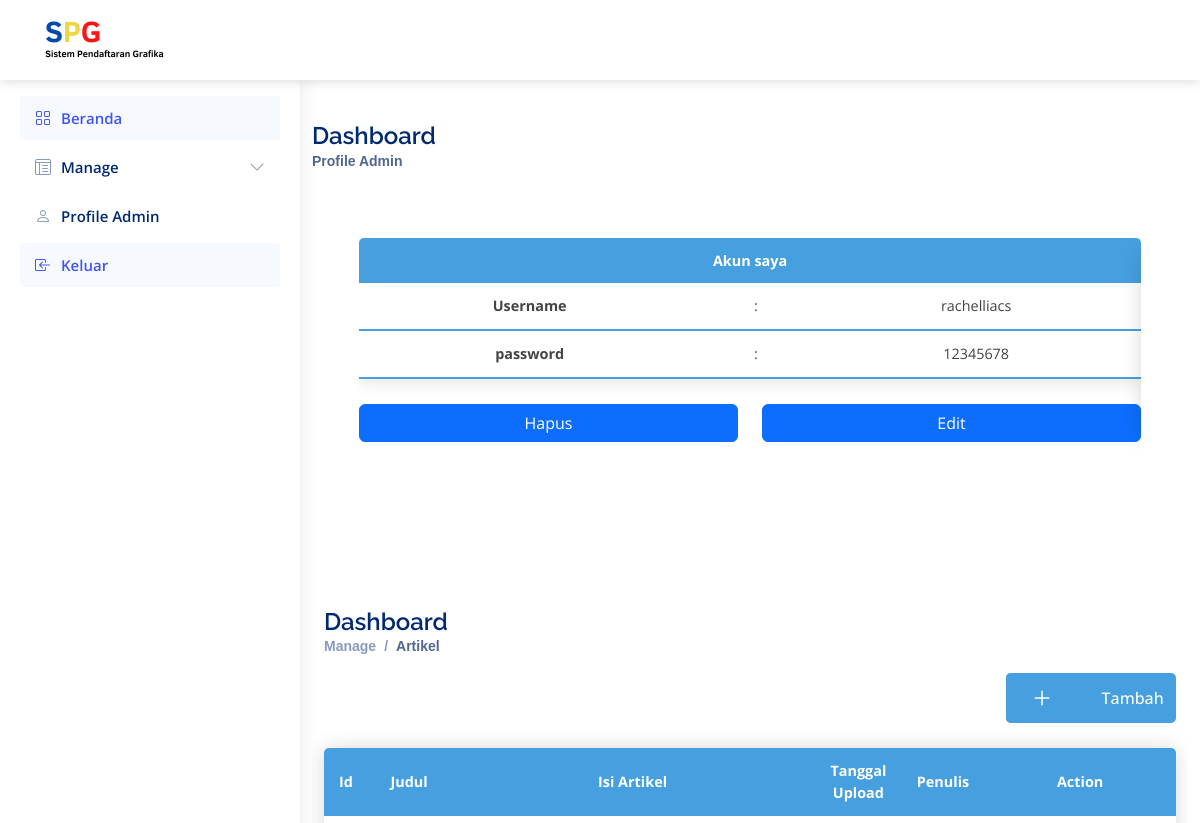
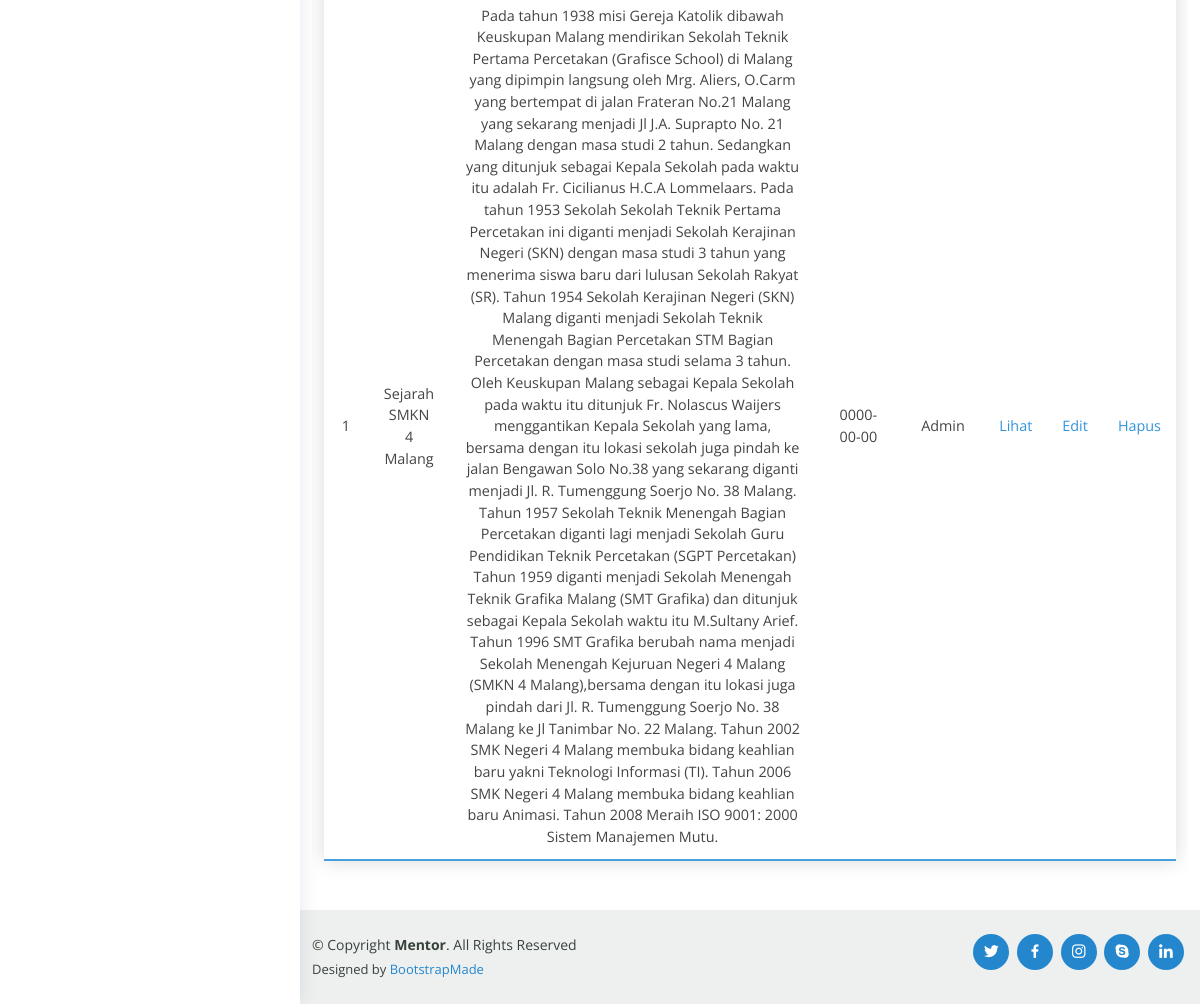
The app's page /index.php?page=akun with its own data (2 pictures, top to bottom).
### tables this page shows
CREATE TABLE `tbl_artikel` (
  `id` int(25) NOT NULL,
  `title` text NOT NULL,
  `content` text NOT NULL,
  `tgl_upload` date NOT NULL,
  `writer` text NOT NULL
);

### page/artikel.php (the view, shortened to what this page needs)
<div class="container">
    <?php
    include "koneksi.php";
    if (isset($_GET['page'])) {
        @$aksi = $_GET['aksi'];
        switch ($aksi) {
            default:
                $query = "SELECT * FROM tbl_artikel";
                $hasil = mysqli_query($koneksi, $query);
    ?>
    <section class="section register min-vh-80 d-flex flex-column align-items-center justify-content-center py-4">
        <div class="container mt-5">
            <div class="pagetitle">
                <h1>Dashboard</h1>
                <nav>
                    <ol class="breadcrumb">
                        <li class="breadcrumb-item ">Manage</li>
                        <li class="breadcrumb-item active">Artikel</li>
                    </ol>
                </nav>
            </div>
            <form>
                <div class="d-flex flex-column align-items-end mt-auto mb-auto">
                    <button type="button" class="button2">
                        <span class="button1__icon">
                            <ion-icon name="add"></ion-icon>
                        </span>
                        <span class="button1__text"><a href="?page=artikel&aksi=add">Tambah</a></span>
                    </button>
                </div>
                <table class="content-table">
                    <thead>
                        <tr>
                            <th>Id</th>
                            <th>Judul</th>
                            <th>Isi Artikel</th>
                            <th>Tanggal Upload</th>
                            <th>Penulis</th>
                            <th colspan="3">Action</th>
                        </tr>
                    </thead>
                    <?php
                    $no=1;
                    while ($data = mysqli_fetch_array($hasil)) { ?>
                    <tbody>
                        <tr>
                            <td><?php echo $no++; ?></td>
                            <td><?php echo $data['title']; ?></td>
                            <td><?php echo $data['content']; ?></td>
                            <td><?php echo $data['tgl_upload']; ?></td>
                            <td><?php echo $data['writer']; ?></td>
                            <td><a class="a1" href="?page=artikel&aksi=view&id=<?php echo $data['id']; ?>">Lihat</a></td>
                            <td><a class="a1" href="?page=artikel&aksi=update&id=<?php echo $data['id']; ?>">Edit</a></td>
                            <td><a class="a1" href="?page=artikel&aksi=delete&id=<?php echo $data['id']; ?>" onclick="returnconfirm('apakah anda yakin menghapus data?')">Hapus</a></td>
                    </tbody>
                    <?php
                    }
                    ?>
                </table>
    <?php
    break;
    }
    }
    ?>
            </form>
        </div>
    </section>
</div>

### page/akun.php (shortened to what this page needs)
<section class="section register min-vh-80 d-flex flex-column align-items-center justify-content-center py-4">
    <div class="container mt-5">
        <div class="pagetitle">
            <h1>Dashboard</h1>
            <nav>
                <ol class="breadcrumb">
                    <li class="breadcrumb-item active">Profile Admin</li>
                </ol>
            </nav>
        </div>
        <div class="container">
        <?php
        include "koneksi.php";
        if (isset($_GET['page'])) {
            @$aksi = $_GET['aksi'];
            switch ($aksi) {
                default:
                    $query = "SELECT * FROM tbl_admin";
                    $hasil = mysqli_query($koneksi, $query);
                    $data = mysqli_fetch_array($hasil)
        ?>
        <div class="container1">
            <div class="form-outer">
                <form>
                    <div class="page slide-page">
                        <table class="content-table mt-auto">
                            <thead>
                                <tr>
                                    <th colspan="3">Akun saya</th>
                                </tr>
                            </thead>
                            <tr>
                                <th>Username</th>
                                <td>:</td>
                                <td><?php echo $data['username']; ?></td>
                            </tr>
                            <tr>
                                <th>password</th>
                                <td>:</td>
                                <td><?php echo $data['password']; ?></td>
                            </tr>
                        </table>
                        <div class="btns-group mt-auto">
                            <button class="btn btn-primary">Hapus</button>
                            <button class="btn btn-primary firstNext edit">Edit</button>
                        </div>
                    </div>
        <?php
            }
        }
        ?>
                </form>
            </div>
        </div>
    </div>
</section>

### assets/css/style.css (style rules this page uses)
.btns-group { display: grid; grid-template-columns: repeat(2, 1fr); gap: 1.5rem; }
.container1 { width: 100%; background: #fff; text-align: center; border-radius: 5px; padding: 50px 35px 10px 35px; }
.container1 .form-outer { width: 100%; overflow: hidden; }
.container1 .form-outer form { display: flex; width: 400%; }
.form-outer form .page { width: 25%; transition: margin-left 0.3s ease-in-out; }
.button1__text, .button1__icon { display: inline-flex; align-items: center; padding: 0 24px; color: #fff; height: 100%; }
.button1__icon { font-size: 1.5em; background: #469fdf; }
.button2 { display: inline-flex; height: 50px; width: 20%; padding: 0; background: #469fdf; border: none; outline: none; border-radius: 5px; overflow: hidden; font-size: 16px; font-weight: 500; cursor: pointer; }
.content-table { border-collapse: collapse; margin: 25px 0; font-size: 0.9em; width: 100%; align-content: center; border-radius: 5px 5px 0 0; overflow: hidden; box-shadow: 0 0 20px rgba(0, 0, 0, 0.15); }
.content-table thead tr { background-color: #469fdf; color: #ffffff; text-align: center; }
.content-table th, .content-table td { padding: 12px 15px; text-align: center; }
.content-table tbody tr { border-bottom: 1px solid #dddddd; }
.content-table tbody:last-of-type tr { border-bottom: 2px solid #469fdf; }
body { font-family: "Open Sans", sans-serif; color: #444444; }
a { color: #fff; text-decoration: none; }
.a1 { color: #3194db; text-decoration: none; }
h1, h2, h3, h4, h5, h6 { font-family: "Raleway", sans-serif; }
.pagetitle { margin-bottom: 10px; }
.pagetitle h1 { font-size: 24px; margin-bottom: 0; font-weight: 600; color: #012970; }
.breadcrumb { font-size: 14px; font-family: "Nunito", sans-serif; color: #899bbd; font-weight: 600; }
.breadcrumb .breadcrumb-item::before { color: #899bbd; }
.breadcrumb .active { color: #51678f; font-weight: 600; }
section { padding: 60px 0; overflow: hidden; }

### records on screen
tbl_artikel: title "Sejarah SMKN 4 Malang", content "Pada tahun 1938 misi Gereja Katolik dibawah Keuskupan Malang mendirikan Sekolah Teknik Pertama Percetakan (Grafisce School) di Malang yang dipimpin langsung oleh Mrg. Aliers, O.Carm yang bertempat di jalan Frateran No.21 Malang yang sekarang menjadi Jl J.A. Suprapto No. 21 Malang dengan masa studi 2 tahun. Sedangkan yang ditunjuk sebagai Kepala Sekolah pada waktu itu adalah Fr. Cicilianus H.C.A Lommelaars. Pada tahun 1953 Sekolah Sekolah Teknik Pertama Percetakan ini diganti menjadi Sekolah Kerajinan Negeri (SKN) dengan masa studi 3 tahun yang menerima siswa baru dari lulusan Sekolah Rakyat (SR). Tahun 1954 Sekolah Kerajinan Negeri (SKN) Malang diganti menjadi Sekolah Teknik Menengah Bagian…", tgl_upload "0000-00-00", writer "Admin"

### other values on screen
$data['username'] "rachelliacs"
$data['password'] "12345678"
